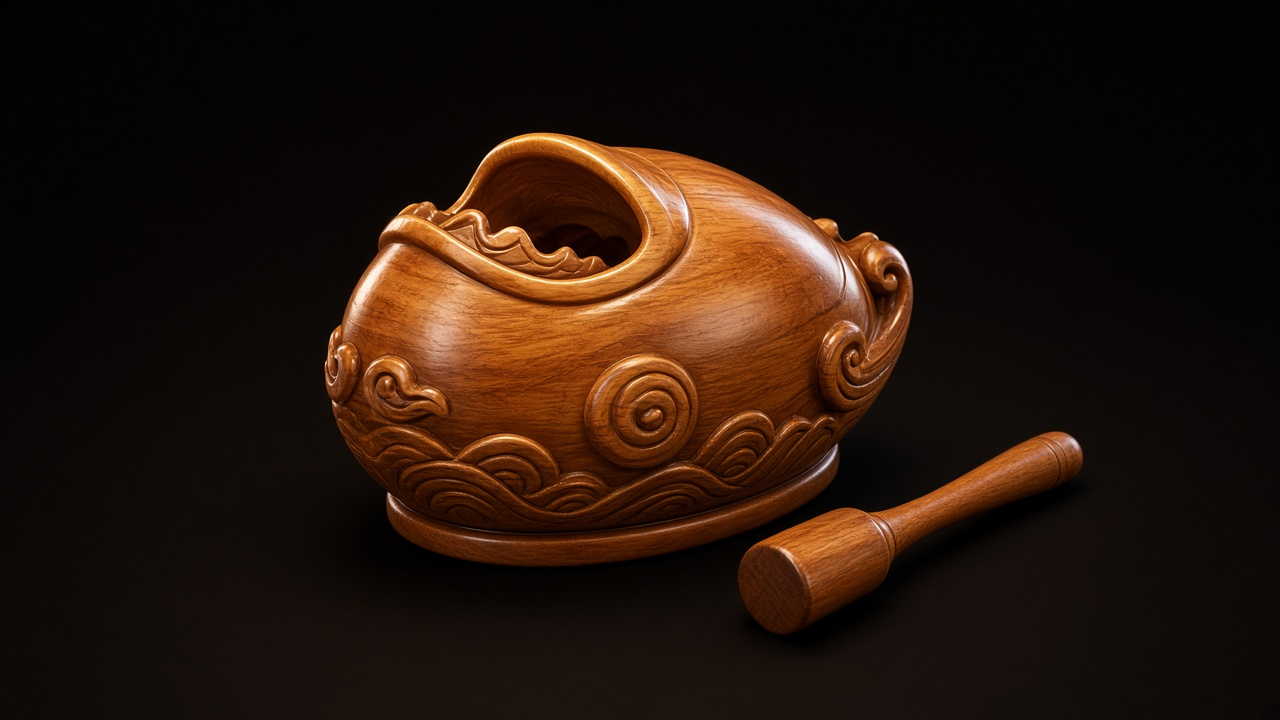
#> input picture assets/muyu.png, 1280 x 720 px, found by its file name
$ python split_strikers.py
#> lines starting #> are read from the running program, lines starting #| are printed output that depends on the picture; after the words box and inside, x2 and y2 are one past the last pixel; in counts of white or black regions, pixels touching at a corner belong together
"""Full-size body/mallet layers, polygon-masked so the stick stays intact."""
from pathlib import Path
import numpy as np
from PIL import Image, ImageDraw, ImageFilter

ROOT = Path(r"C:\Users\MOON\Desktop\dianzi-muyu\assets")

JOBS = [
    {
        "src": "muyu.png",
        "body": "muyu-body.png",
        "mallet": "muyu-mallet.png",
        "poly": [
            (468, 398),
            (500, 348),
            (620, 308),
            (790, 268),
            (822, 328),
            (808, 392),
            (690, 438),
            (650, 540),
            (530, 552),
            (455, 478),
        ],
    },
    {
        "src": "bowl.png",
        "body": "bowl-body.png",
        "mallet": "bowl-mallet.png",
        "poly": [
            (575, 275),
            (640, 238),
            (915, 280),
            (930, 360),
            (908, 438),
            (720, 412),
            (568, 348),
        ],
    },
]


def run(job):
    im = Image.open(ROOT / job["src"]).convert("RGBA")
    arr = np.array(im)
    h, w = arr.shape[:2]
#> h = 720; w = 1280
    mask_img = Image.new("L", (w, h), 0)
#> mask_img: PIL image 1280x720 L; every value is 0
    ImageDraw.Draw(mask_img).polygon(job["poly"], fill=255)
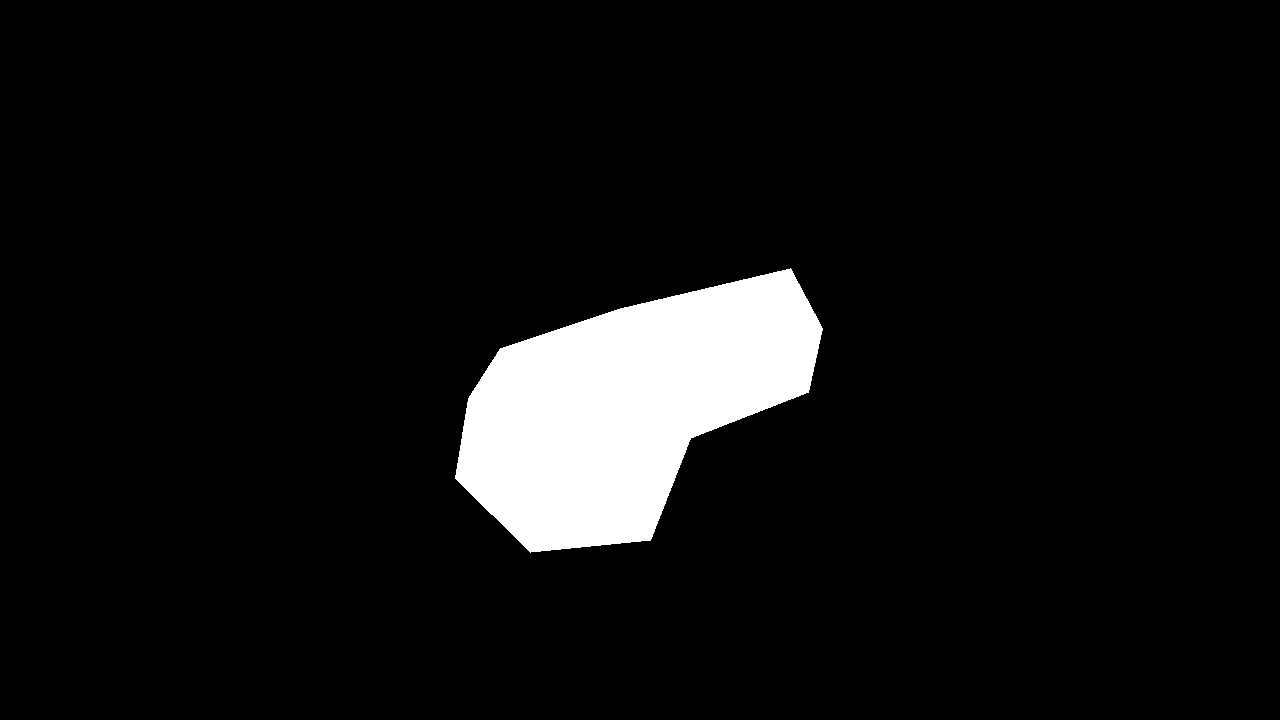
#> mask_img: PIL image 1280x720 L; 6.8% white; 1 white region, box (x1, y1, x2, y2) and area: (455, 268, 823, 553) 62507
    poly = np.array(mask_img)
    keep = (arr[:, :, 3] > 18) & (poly > 0)

    mallet = arr.copy()
    mallet[:, :, 3] = np.where(keep, arr[:, :, 3], 0)
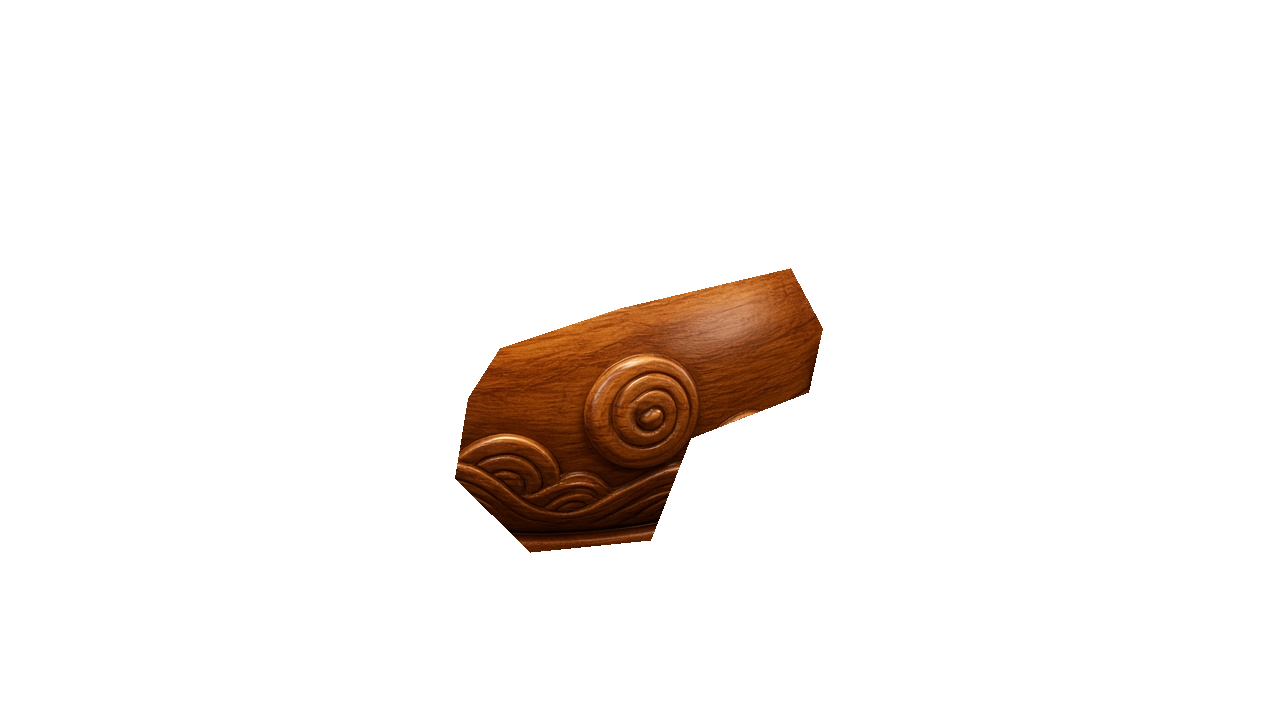
#> mallet: shape (720, 1280, 4); mean R, G, B, A 38.1, 21.3, 11, 17.3; transparent parts drawn white
    mallet[mallet[:, :, 3] == 0, :3] = 0
    Image.fromarray(mallet).save(ROOT / job["mallet"])

    # small dilate so AA fringe leaves with the mallet, without biting the instrument
    fade = np.array(Image.fromarray(keep.astype(np.uint8) * 255).filter(ImageFilter.MaxFilter(3))) > 0
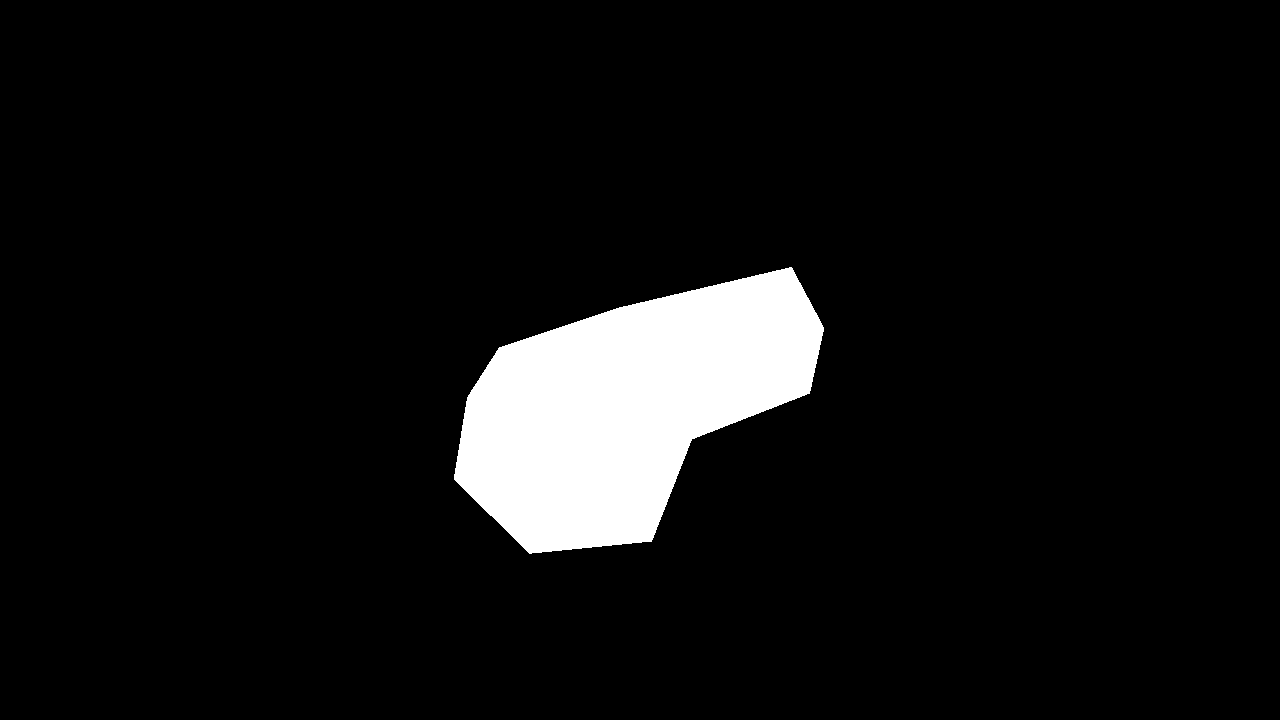
#> fade: shape (720, 1280) bool; 6.9% white; 1 white region, box (x1, y1, x2, y2) and area: (454, 267, 824, 554) 63817
    body = arr.copy()
    body[:, :, 3] = np.where(fade, 0, body[:, :, 3])
    body[body[:, :, 3] == 0, :3] = 0
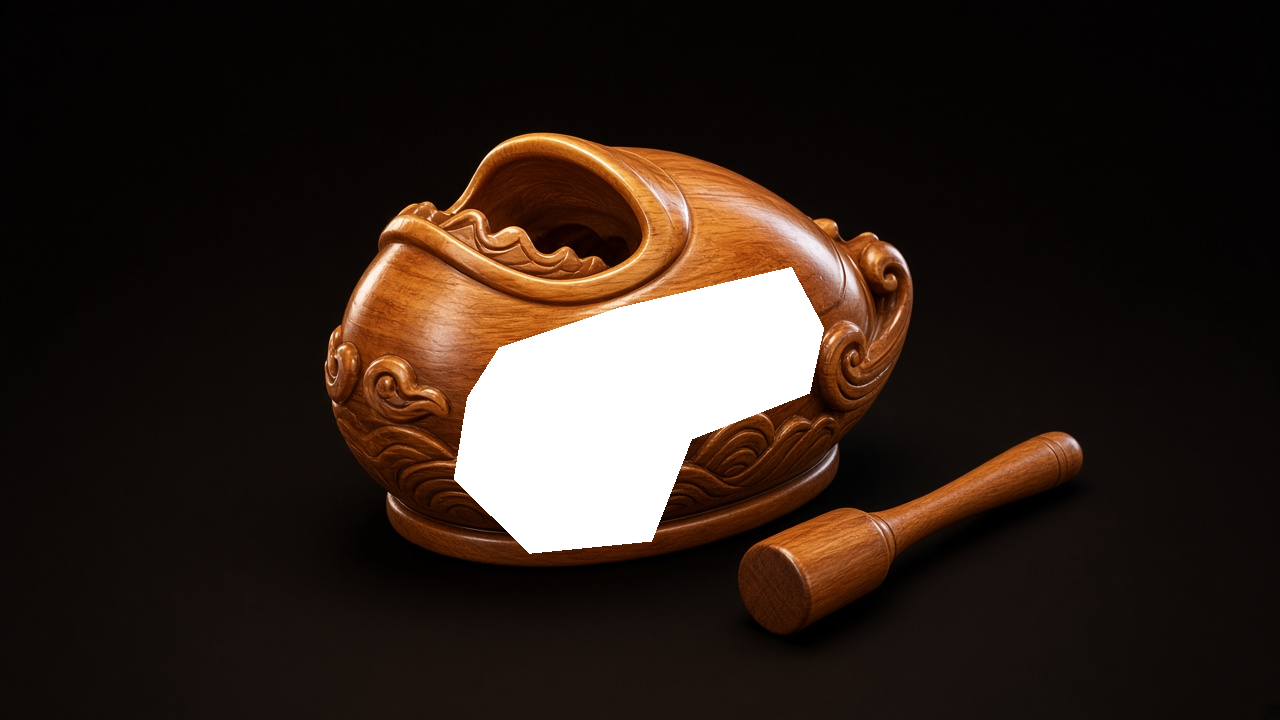
#> body: shape (720, 1280, 4); mean R, G, B, A 30, 17.5, 9.8, 237.3; transparent parts drawn white
    Image.fromarray(body).save(ROOT / job["body"])
    print(job["src"], "mallet", int(keep.sum()))
#| muyu.png mallet 62507


if __name__ == "__main__":
    for job in JOBS:
        run(job)
#> pass 2 of the loop `for job in JOBS:`:
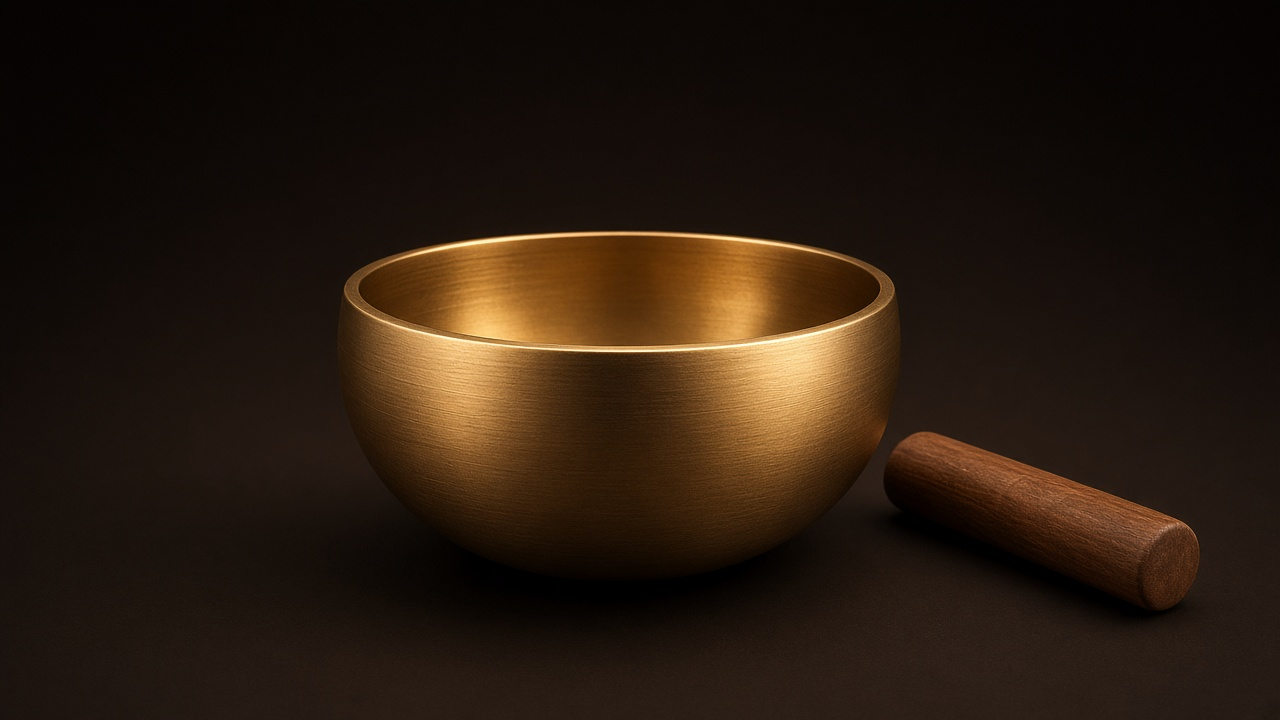
#> input picture assets/bowl.png, 1280 x 720 px, found by its file name
#> in run (call 2), `ImageDraw.Draw(mask_img).polygon(job["poly"], fill=255)`:
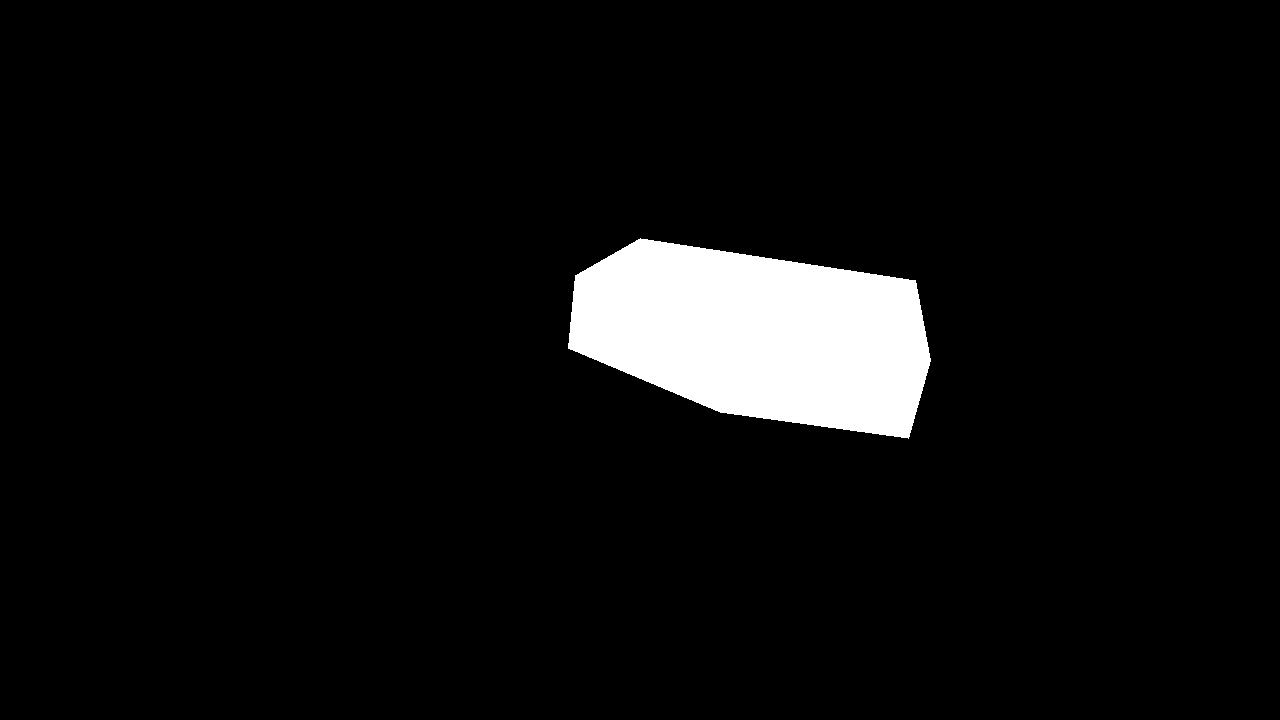
#> mask_img: PIL image 1280x720 L; 5.6% white; 1 white region, box (x1, y1, x2, y2) and area: (568, 238, 931, 439) 51754
#> fade: shape (720, 1280) bool; 5.7% white; 1 white region, box (x1, y1, x2, y2) and area: (567, 237, 932, 440) 52886
#> in run (call 2), `body[body[:, :, 3] == 0, :3] = 0`:
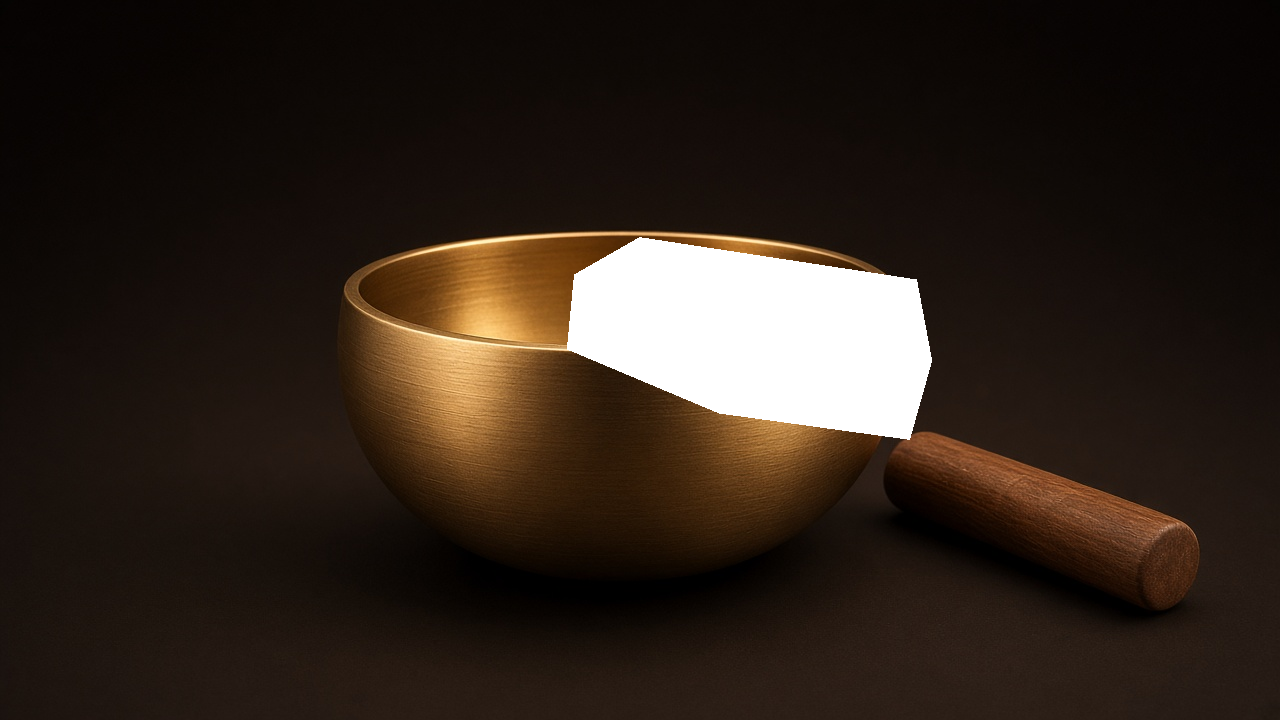
#> body: shape (720, 1280, 4); mean R, G, B, A 32.2, 20.9, 12.4, 240.4; transparent parts drawn white
#| bowl.png mallet 51754
